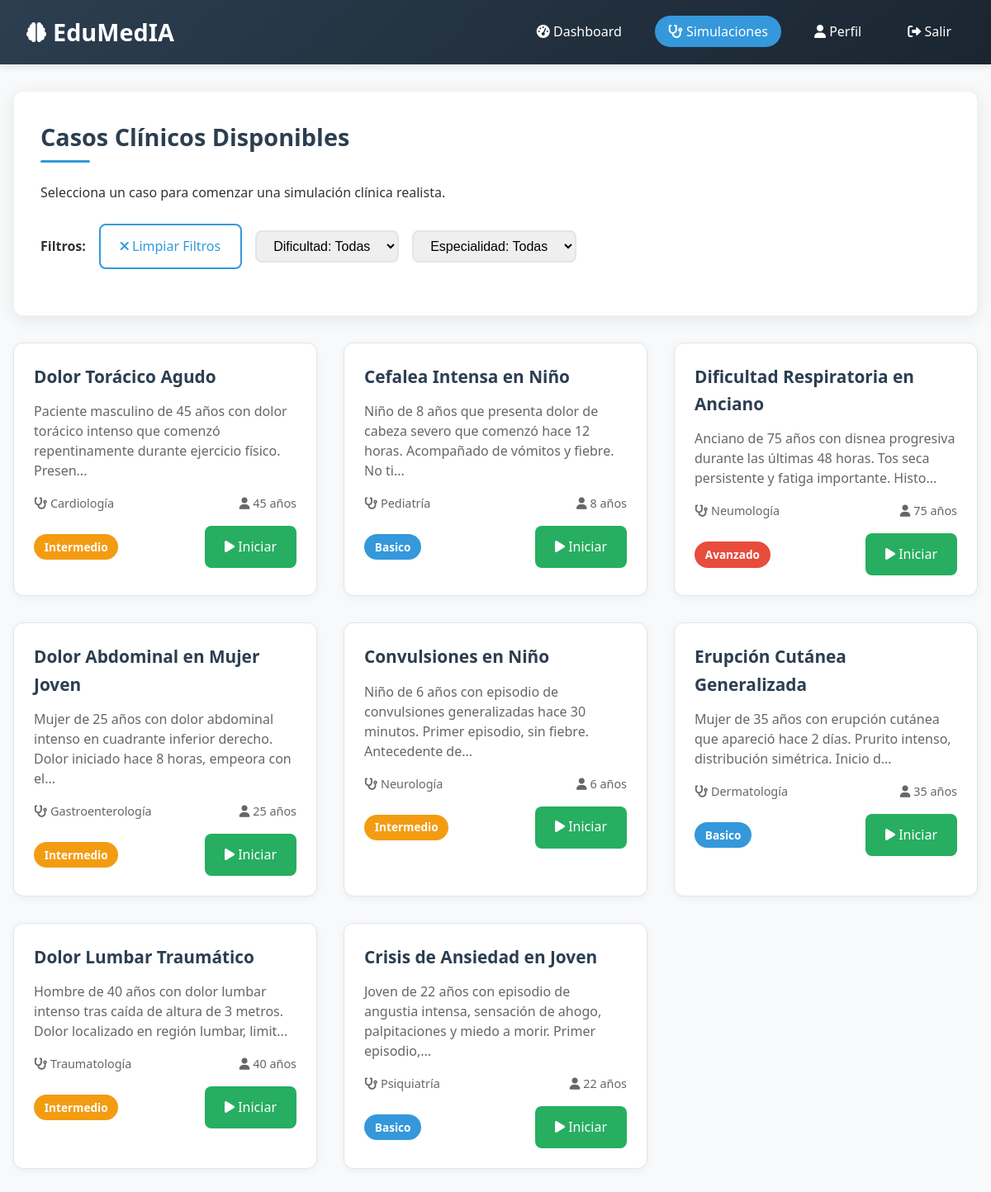
Screenshot of /simulacion.php (signed in) with the database file from the repository.
### tables this page shows
CREATE TABLE `casos_clinicos` (
  `id` int(11) NOT NULL,
  `titulo` varchar(200) NOT NULL,
  `descripcion` text DEFAULT NULL,
  `especialidad` varchar(100) DEFAULT NULL,
  `dificultad` enum('basico','intermedio','avanzado') DEFAULT NULL,
  `edad_paciente` int(11) DEFAULT NULL,
  `genero_paciente` enum('masculino','femenino','otro') DEFAULT NULL,
  `sintomas_principales` text DEFAULT NULL,
  `historia_clinica` text DEFAULT NULL,
  `datos_json` longtext DEFAULT NULL,
  `activo` tinyint(1) DEFAULT 1,
  `fecha_creacion` timestamp NOT NULL DEFAULT current_timestamp(),
  `fecha_actualizacion` timestamp NOT NULL DEFAULT current_timestamp() ON UPDATE current_timestamp(),
  `creador_id` int(11) DEFAULT NULL
);

### includes/funciones.php (called while the page is built, shortened)
<?php
function obtenerCasosClinicos($dificultad = null, $especialidad = null) {
    $pdo = getDB();
    $sql = "SELECT * FROM casos_clinicos WHERE activo = 1";
    $params = [];
    $sql .= " ORDER BY id";
    $stmt = $pdo->prepare($sql);
    $stmt->execute($params);
    return $stmt->fetchAll();
}
?>

### simulacion.php (the view, shortened to what this page needs)
<?php
require_once 'includes/funciones.php';
$dificultad = isset($_GET['dificultad']) ? $_GET['dificultad'] : null;
$especialidad = isset($_GET['especialidad']) ? $_GET['especialidad'] : null;
$casos = obtenerCasosClinicos($dificultad, $especialidad);
?>
<!DOCTYPE html>
<html lang="es">
<head>
    <link rel="stylesheet" href="css/estilo.css">
    <link rel="stylesheet" href="https://cdnjs.cloudflare.com/ajax/libs/font-awesome/6.0.0/css/all.min.css">
</head>
<body>
    <header>
        <nav class="navbar">
            <a href="index.php" class="logo">
                <i class="fas fa-brain logo-icon"></i>
                EduMedIA
            </a>
            <ul class="nav-links">
                <li><a href="dashboard.php"><i class="fas fa-tachometer-alt"></i> Dashboard</a></li>
                <li><a href="simulacion.php" class="active"><i class="fas fa-stethoscope"></i> Simulaciones</a></li>
                <li><a href="perfil.php"><i class="fas fa-user"></i> Perfil</a></li>
                <li><a href="logout.php"><i class="fas fa-sign-out-alt"></i> Salir</a></li>
            </ul>
        </nav>
    </header>
    <div class="container">
        <div class="card">
            <h1 class="card-title">Casos Clínicos Disponibles</h1>
            <p>Selecciona un caso para comenzar una simulación clínica realista.</p>
            <div style="margin: 1.5rem 0; display: flex; flex-wrap: wrap; gap: 1rem; align-items: center;">
                <strong>Filtros:</strong>
                <a href="simulacion.php" class="btn btn-outline">
                    <i class="fas fa-times"></i> Limpiar Filtros
                </a>
                <div style="position: relative;">
                    <select onchange="location.href=this.value" class="form-control" style="padding: 0.5rem 1rem; min-width: 150px;">
                        <option value="simulacion.php">Dificultad: Todas</option>
                    </select>
                </div>
                <div style="position: relative;">
                    <select onchange="location.href=this.value" class="form-control" style="padding: 0.5rem 1rem; min-width: 180px;">
                        <option value="simulacion.php">Especialidad: Todas</option>
                    </select>
                </div>
            </div>
        </div>
        <div class="casos-grid">
            <?php if(empty($casos)): ?>
                <div class="card">
                    <p>No se encontraron casos clínicos con los filtros seleccionados.</p>
                    <a href="simulacion.php" class="btn btn-outline">Limpiar filtros</a>
                </div>
            <?php else: ?>
                <?php foreach($casos as $caso): ?>
                <div class="caso-card">
                    <h3 class="caso-titulo"><?php echo htmlspecialchars($caso['titulo']); ?></h3>
                    <p class="caso-descripcion"><?php echo htmlspecialchars(substr($caso['descripcion'], 0, 120)) . '...'; ?></p>
                    <div class="caso-detalles">
                        <span><i class="fas fa-stethoscope"></i> <?php echo htmlspecialchars($caso['especialidad']); ?></span>
                        <span><i class="fas fa-user"></i> <?php echo $caso['edad_paciente']; ?> años</span>
                    </div>
                    <div style="display: flex; justify-content: space-between; align-items: center; margin-top: 1rem;">
                        <span class="badge badge-<?php echo $caso['dificultad']; ?>">
                            <?php echo ucfirst($caso['dificultad']); ?>
                        </span>
                        <a href="iniciar_simulacion.php?id=<?php echo $caso['id']; ?>" class="btn btn-success">
                            <i class="fas fa-play"></i> Iniciar
                        </a>
                    </div>
                </div>
                <?php endforeach; ?>
            <?php endif; ?>
        </div>
    </div>
</body>
</html>

### css/estilo.css (style rules this page uses)
:root { --primary-color: #2c3e50; --secondary-color: #3498db; --accent-color: #e74c3c; --light-color: #ecf0f1; --dark-color: #34495e; --success-color: #27ae60; --warning-color: #f39c12; --info-color: #3498db; --danger-color: #e74c3c; }
* { margin: 0; padding: 0; box-sizing: border-box; }
body { font-family: 'Segoe UI', Tahoma, Geneva, Verdana, sans-serif; background-color: #f8f9fa; color: #333; line-height: 1.6; }
header { background: linear-gradient(135deg, var(--primary-color), #1a2530); color: white; padding: 1rem 0; box-shadow: 0 2px 10px rgba(0,0,0,0.1); position: sticky; top: 0; z-index: 1000; }
.navbar { display: flex; justify-content: space-between; align-items: center; max-width: 1200px; margin: 0 auto; padding: 0 2rem; }
.logo { font-size: 1.8rem; font-weight: bold; color: white; text-decoration: none; display: flex; align-items: center; }
.logo-icon { margin-right: 0.5rem; font-size: 1.5rem; }
.nav-links { display: flex; list-style: none; align-items: center; }
.nav-links li { margin-left: 1.5rem; }
.nav-links a { color: white; text-decoration: none; padding: 0.5rem 1rem; border-radius: 25px; transition: all 0.3s ease; font-weight: 500; }
.nav-links a.active { background-color: var(--secondary-color); }
.container { max-width: 1200px; margin: 2rem auto; padding: 0 1rem; }
.card { background: white; border-radius: 12px; box-shadow: 0 4px 20px rgba(0,0,0,0.08); padding: 2rem; margin-bottom: 2rem; transition: transform 0.3s ease, box-shadow 0.3s ease; border: 1px solid rgba(0,0,0,0.05); }
.card-title { color: var(--primary-color); margin-bottom: 1.5rem; font-size: 1.8rem; font-weight: 600; position: relative; padding-bottom: 0.5rem; }
.card-title::after { content: ''; position: absolute; bottom: 0; left: 0; width: 60px; height: 3px; background: var(--secondary-color); border-radius: 3px; }
.form-control { width: 100%; padding: 0.8rem 1rem; border: 2px solid #e1e5eb; border-radius: 8px; font-size: 1rem; transition: border-color 0.3s ease, box-shadow 0.3s ease; }
.btn { padding: 0.8rem 1.5rem; border: none; border-radius: 8px; cursor: pointer; font-size: 1rem; font-weight: 500; transition: all 0.3s ease; text-decoration: none; display: inline-block; text-align: center; }
.btn-success { background-color: var(--success-color); color: white; }
.btn-outline { background-color: transparent; border: 2px solid var(--secondary-color); color: var(--secondary-color); }
.casos-grid { display: grid; grid-template-columns: repeat(auto-fit, minmax(350px, 1fr)); gap: 2rem; margin-top: 2rem; }
.caso-card { border: 1px solid #e1e5eb; border-radius: 12px; padding: 1.5rem; background: white; transition: all 0.3s ease; box-shadow: 0 2px 10px rgba(0,0,0,0.05); }
.caso-titulo { color: var(--primary-color); margin-bottom: 0.8rem; font-size: 1.3rem; font-weight: 600; }
.caso-descripcion { color: #666; margin-bottom: 1rem; line-height: 1.5; }
.caso-detalles { display: flex; justify-content: space-between; margin: 1rem 0; font-size: 0.9rem; color: #666; }
.badge { padding: 0.3rem 0.8rem; border-radius: 20px; font-size: 0.85rem; font-weight: 600; display: inline-block; }
.badge-basico { background-color: #3498db; color: white; }
.badge-intermedio { background-color: #f39c12; color: white; }
.badge-avanzado { background-color: #e74c3c; color: white; }

### rows the page displays
casos_clinicos: titulo "Dolor Torácico Agudo", descripcion "Paciente masculino de 45 años con dolor torácico intenso que comenzó repentinamente durante ejercicio físico. Presen", especialidad "Cardiología", edad_paciente "45", dificultad "Intermedio"
casos_clinicos: titulo "Cefalea Intensa en Niño", descripcion "Niño de 8 años que presenta dolor de cabeza severo que comenzó hace 12 horas. Acompañado de vómitos y fiebre. No ti", especialidad "Pediatría", edad_paciente "8", dificultad "Basico"
casos_clinicos: titulo "Dificultad Respiratoria en Anciano", descripcion "Anciano de 75 años con disnea progresiva durante las últimas 48 horas. Tos seca persistente y fatiga importante. Histo", especialidad "Neumología", edad_paciente "75", dificultad "Avanzado"
casos_clinicos: titulo "Dolor Abdominal en Mujer Joven", descripcion "Mujer de 25 años con dolor abdominal intenso en cuadrante inferior derecho. Dolor iniciado hace 8 horas, empeora con el", especialidad "Gastroenterología", edad_paciente "25", dificultad "Intermedio"
casos_clinicos: titulo "Convulsiones en Niño", descripcion "Niño de 6 años con episodio de convulsiones generalizadas hace 30 minutos. Primer episodio, sin fiebre. Antecedente de", especialidad "Neurología", edad_paciente "6", dificultad "Intermedio"
casos_clinicos: titulo "Erupción Cutánea Generalizada", descripcion "Mujer de 35 años con erupción cutánea que apareció hace 2 días. Prurito intenso, distribución simétrica. Inicio d", especialidad "Dermatología", edad_paciente "35", dificultad "Basico"
casos_clinicos: titulo "Dolor Lumbar Traumático", descripcion "Hombre de 40 años con dolor lumbar intenso tras caída de altura de 3 metros. Dolor localizado en región lumbar, limit", especialidad "Traumatología", edad_paciente "40", dificultad "Intermedio"
casos_clinicos: titulo "Crisis de Ansiedad en Joven", descripcion "Joven de 22 años con episodio de angustia intensa, sensación de ahogo, palpitaciones y miedo a morir. Primer episodio,", especialidad "Psiquiatría", edad_paciente "22", dificultad "Basico"
